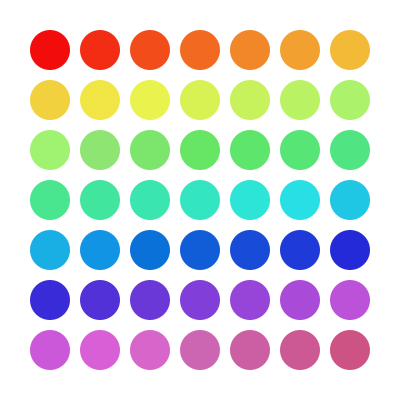
Frame 1 (no input)
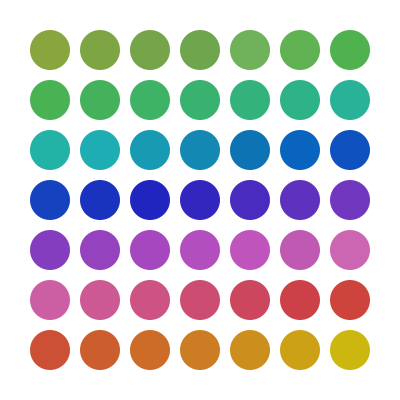
Frame 60 (the mouse pressed at the canvas centre just before this capture)
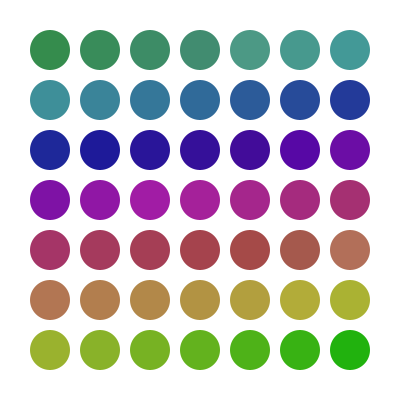
Frame 120 (the mouse held since frame 60 and released just before this capture)

The Processing sketch that drew these frames (run headless with seeded random() and noise(); from frame 60 on, the mouse is pressed at the canvas centre):

// Processing sketch: sketch_230214c
// ── sketch_230214c.pde
/**
 * Further experiment messing with colours as they're painted onto the circles
 */ 

static final int xScale = 50; //manage the space alotted to each circle
static final int yScale = 50; 
static final int startSize = 40; // size to actually draw the circle

static final int low = 50; // ranges for saturation and brightness;
static final int high = 95;

int hue = 0; // hue for circle colouring
int hueStep = 7; // value to adjust hue

int sat = high; // saturation value
int satStep = -3; // value to adjust saturation

int brightness = high; // brightness value
int brightStep = -5; // value to adjust brightness

void setup() {
  size(400, 400); // test size
  pixelDensity(2); // pixelDensity helps fix issues with Mac Retina display (2 seems to be only value)
  colorMode(HSB, 360, 100, 100); // set the colour mode to HSB for easier colour adventures later
                // https://www.learnui.design/blog/the-hsb-color-system-practicioners-primer.html
                
  frameRate(7);                
                
  background(0, 0, 100); // white
  noStroke();

  
}

void draw() {
 
  drawCircles();
}

void drawCircles() {
  background(0, 0, 100); // white
  for (int y = 1; y < height / yScale; y++) {
    for (int x = 1; x < width / xScale; x++) {
      fill(hue%360, sat, brightness);
      hue+=hueStep;
      sat+=satStep;
      if ((sat <= low) || (sat >= high)) {
        satStep*=-1;
        brightness+=brightStep;
        if ((brightness <= low) || (brightness >= high)) {
          brightStep*=-1;
        }
      }
      circle(x * xScale, y * yScale, startSize);
    }
  }
}
